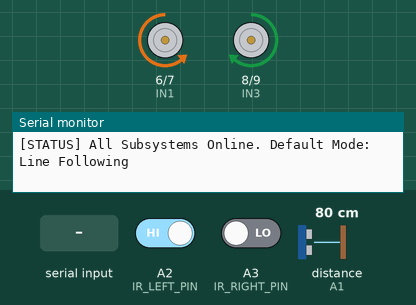
A sketch run on a simulated Arduino Uno, built with avr-gcc and run on an emulated ATmega328P. Shown: motor-driver pin pairs drawn as motors (green arrow = first pin HIGH = forward, orange = second pin HIGH = backward, longer = more drive, scaled by the enable pin), the last lines printed to the serial monitor. The inputs (shaded band) are chosen by the test bench; at power-on: distance to the obstacle (sensor on A1) 80 cm, A2 (IR_LEFT_PIN) HIGH, A3 (IR_RIGHT_PIN) LOW. The echo pulse lasts 58.3 µs per cm.

Above: at 1.3 s.
1.4 s: "2" received over the second serial link
At 2.0 s:
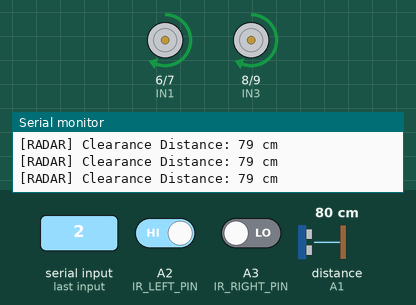
2.9 s: distance to the obstacle (sensor on A1) set to 24 cm
5.9 s: distance to the obstacle (sensor on A1) set to 19 cm
At 6.72 s:
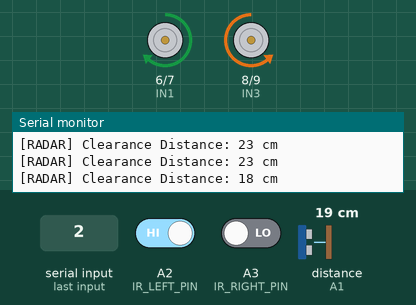
8.9 s: "1" received over the second serial link
10.7 s: A2 (IR_LEFT_PIN) driven LOW
At 11.5 s:
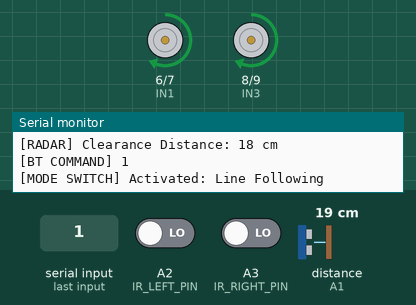
12.2 s: A2 (IR_LEFT_PIN) driven HIGH
At 12.6 s:
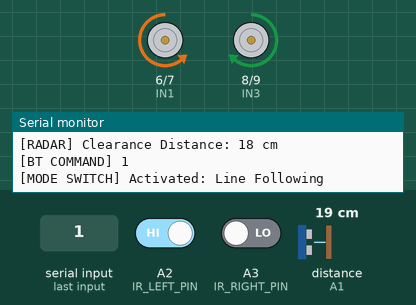
Timing chart, 0 to 14.7 s (numbered marks = the images above; inputs shaded):
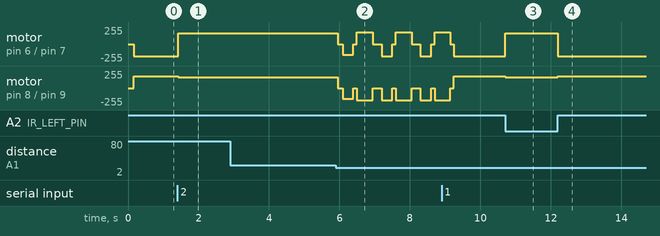

The sketch:

Smart_Car_Firmware.ino
```cpp
// (licence header left out)
#include <SoftwareSerial.h>

// -------------------------------------------------------------------------------------
// 1. PIN DEFINITIONS & HARDWARE MAPPING
// -------------------------------------------------------------------------------------
// L298N Dual H-Bridge Motor Driver
const int ENA = 5;    // Left Motors PWM Speed Control (D5)
const int IN1 = 6;    // Left Motors Forward Direction (D6)
const int IN2 = 7;    // Left Motors Backward Direction (D7)
const int IN3 = 8;    // Right Motors Forward Direction (D8)
const int IN4 = 9;    // Right Motors Backward Direction (D9)
const int ENB = 10;   // Right Motors PWM Speed Control (D10)

// HC-SR04 Ultrasonic Distance Sensor
const int TRIG_PIN = A0;  // Ultrasonic Sonic Burst Trigger (A0)
const int ECHO_PIN = A1;  // Ultrasonic Time-of-Flight Echo (A1)

// Dual TCRT5000 Infrared (IR) Line Tracking Sensors
const int IR_LEFT_PIN  = A2;  // Left Optical Track Sensor (A2)
const int IR_RIGHT_PIN = A3;  // Right Optical Track Sensor (A3)

// HC-05 Bluetooth Wireless Module
// Arduino Pin 2 (RX) -> Connects to HC-05 TX
// Arduino Pin 3 (TX) -> Connects to HC-05 RX (via 1k/2k resistor voltage divider)
SoftwareSerial bluetooth(2, 3); // RX, TX

// -------------------------------------------------------------------------------------
// 2. SYSTEM CONSTANTS & CALIBRATION THRESHOLDS
// -------------------------------------------------------------------------------------
const int BASE_SPEED   = 160;  // Default PWM speed (0 - 255)
const int TURN_SPEED   = 180;  // Turn PWM boost for differential steering
const int SAFE_DISTANCE = 20;  // Obstacle detection threshold (in cm)

// Operational Modes
enum OperatingMode {
  MODE_LINE_FOLLOWING = 1,     // Mode 1: Optical Line Tracking
  MODE_OBSTACLE_AVOIDING = 2,  // Mode 2: Ultrasonic Collision Avoidance
  MODE_BLUETOOTH_MANUAL = 3,   // Mode 3: Wireless Smartphone Teleoperation
  MODE_IDLE = 0                // Mode 0: Standby / Safety Stop
};

OperatingMode currentMode = MODE_LINE_FOLLOWING; // Default startup mode
char btCommand = 'S';                            // Last received Bluetooth character

// -------------------------------------------------------------------------------------
// 3. SETUP & HARDWARE INITIALIZATION
// -------------------------------------------------------------------------------------
void setup() {
  // Initialize Serial Monitor and Bluetooth
  Serial.begin(9600);
  bluetooth.begin(9600);
  Serial.println(F("=================================================="));
  Serial.println(F("[SYSTEM] SMART CAR ROBOTICS FIRMWARE INITIALIZING"));
  Serial.println(F("=================================================="));

  // Configure Motor Driver Pins as Outputs
  pinMode(ENA, OUTPUT);
  pinMode(IN1, OUTPUT);
  pinMode(IN2, OUTPUT);
  pinMode(IN3, OUTPUT);
  pinMode(IN4, OUTPUT);
  pinMode(ENB, OUTPUT);
  stopMotors();

  // Configure Ultrasonic Sensor Pins
  pinMode(TRIG_PIN, OUTPUT);
  pinMode(ECHO_PIN, INPUT);

  // Configure IR Sensor Pins as Digital Inputs
  pinMode(IR_LEFT_PIN, INPUT);
  pinMode(IR_RIGHT_PIN, INPUT);

  Serial.println(F("[STATUS] All Subsystems Online. Default Mode: Line Following"));
}

// -------------------------------------------------------------------------------------
// 4. MAIN EXECUTIVE LOOP
// -------------------------------------------------------------------------------------
void loop() {
  // Check for incoming Bluetooth wireless commands
  checkBluetoothInput();

  // Execute operational logic depending on current active mode
  switch (currentMode) {
    case MODE_LINE_FOLLOWING:
      executeLineFollowing();
      break;

    case MODE_OBSTACLE_AVOIDING:
      executeObstacleAvoidance();
      break;

    case MODE_BLUETOOTH_MANUAL:
      executeBluetoothManual();
      break;

    case MODE_IDLE:
    default:
      stopMotors();
      break;
  }
}

// -------------------------------------------------------------------------------------
// 5. MODE 1: OPTICAL LINE FOLLOWING ALGORITHM
// -------------------------------------------------------------------------------------
void executeLineFollowing() {
  // Read IR reflectance (0 = White Surface, 1 = Black Line detected)
  int leftIR  = digitalRead(IR_LEFT_PIN);
  int rightIR = digitalRead(IR_RIGHT_PIN);

  // Case 1: Both sensors on white surface -> Move Straight Forward
  if (leftIR == 0 && rightIR == 0) {
    moveForward(BASE_SPEED, BASE_SPEED);
  }
  // Case 2: Left sensor detects line -> Turn Left to re-align
  else if (leftIR == 1 && rightIR == 0) {
    turnLeft(TURN_SPEED, TURN_SPEED);
  }
  // Case 3: Right sensor detects line -> Turn Right to re-align
  else if (leftIR == 0 && rightIR == 1) {
    turnRight(TURN_SPEED, TURN_SPEED);
  }
  // Case 4: Both sensors detect black line (Intersection or Stop line)
  else if (leftIR == 1 && rightIR == 1) {
    stopMotors();
  }
}

// -------------------------------------------------------------------------------------
// 6. MODE 2: ULTRASONIC OBSTACLE AVOIDANCE ALGORITHM
// -------------------------------------------------------------------------------------
void executeObstacleAvoidance() {
  long distanceCm = getUltrasonicDistance();

  // Print telemetry to Serial
  Serial.print(F("[RADAR] Clearance Distance: "));
  Serial.print(distanceCm);
  Serial.println(F(" cm"));

  if (distanceCm > SAFE_DISTANCE) {
    // Path is clear: Continue moving forward
    moveForward(BASE_SPEED, BASE_SPEED);
  } else {
    // Obstacle detected within 20cm!
    stopMotors();
    delay(150);

    // Step 1: Reverse briefly for turning clearance
    moveBackward(150, 150);
    delay(300);
    stopMotors();
    delay(100);

    // Step 2: Pivot turn right to avoid collision
    turnRight(TURN_SPEED, TURN_SPEED);
    delay(450);
    stopMotors();
    delay(100);
  }
}

// -------------------------------------------------------------------------------------
// 7. MODE 3: WIRELESS BLUETOOTH MANUAL TELEOPERATION
// -------------------------------------------------------------------------------------
void checkBluetoothInput() {
  if (bluetooth.available()) {
    btCommand = bluetooth.read();
    Serial.print(F("[BT COMMAND] "));
    Serial.println(btCommand);

    // Mode selection characters:
    // '1' -> Line Following Mode
    // '2' -> Obstacle Avoidance Mode
    // '3' -> Manual Teleoperation Mode
    // '0' -> Emergency Stop / Idle
    if (btCommand == '1') {
      currentMode = MODE_LINE_FOLLOWING;
      Serial.println(F("[MODE SWITCH] Activated: Line Following"));
    } else if (btCommand == '2') {
      currentMode = MODE_OBSTACLE_AVOIDING;
      Serial.println(F("[MODE SWITCH] Activated: Obstacle Avoidance"));
    } else if (btCommand == '3') {
      currentMode = MODE_BLUETOOTH_MANUAL;
      Serial.println(F("[MODE SWITCH] Activated: Bluetooth Manual Drive"));
    } else if (btCommand == '0') {
      currentMode = MODE_IDLE;
      stopMotors();
      Serial.println(F("[MODE SWITCH] Standby Mode"));
    }
  }
}

void executeBluetoothManual() {
  // Directional controls from smartphone app:
  // 'F' -> Forward, 'B' -> Backward, 'L' -> Left, 'R' -> Right, 'S' -> Stop
  switch (btCommand) {
    case 'F': moveForward(BASE_SPEED, BASE_SPEED); break;
    case 'B': moveBackward(BASE_SPEED, BASE_SPEED); break;
    case 'L': turnLeft(TURN_SPEED, TURN_SPEED); break;
    case 'R': turnRight(TURN_SPEED, TURN_SPEED); break;
    case 'S':
    default:
      stopMotors();
      break;
  }
}

// -------------------------------------------------------------------------------------
// 8. ULTRASONIC DISTANCE MEASUREMENT ROUTINE
// -------------------------------------------------------------------------------------
long getUltrasonicDistance() {
  // Clear trigger pin
  digitalWrite(TRIG_PIN, LOW);
  delayMicroseconds(2);

  // Send 10 microsecond HIGH pulse
  digitalWrite(TRIG_PIN, HIGH);
  delayMicroseconds(10);
  digitalWrite(TRIG_PIN, LOW);

  // Measure round-trip echo pulse duration (timeout = 25000 µs ~ 4 meters)
  long duration = pulseIn(ECHO_PIN, HIGH, 25000);

  // If timeout occurred, return safe high value
  if (duration == 0) return 400;

  // Sound speed = 340 m/s = 0.034 cm/µs; Distance = (Duration * 0.034) / 2
  long distanceCm = duration * 0.034 / 2;
  return distanceCm;
}

// -------------------------------------------------------------------------------------
// 9. MOTOR DRIVER PRIMITIVE ROUTINES
// -------------------------------------------------------------------------------------
void moveForward(int leftSpeed, int rightSpeed) {
  analogWrite(ENA, leftSpeed);
  analogWrite(ENB, rightSpeed);
  digitalWrite(IN1, HIGH);
  digitalWrite(IN2, LOW);
  digitalWrite(IN3, HIGH);
  digitalWrite(IN4, LOW);
}

void moveBackward(int leftSpeed, int rightSpeed) {
  analogWrite(ENA, leftSpeed);
  analogWrite(ENB, rightSpeed);
  digitalWrite(IN1, LOW);
  digitalWrite(IN2, HIGH);
  digitalWrite(IN3, LOW);
  digitalWrite(IN4, HIGH);
}

void turnLeft(int leftSpeed, int rightSpeed) {
  analogWrite(ENA, leftSpeed);
  analogWrite(ENB, rightSpeed);
  digitalWrite(IN1, LOW);
  digitalWrite(IN2, HIGH);
  digitalWrite(IN3, HIGH);
  digitalWrite(IN4, LOW);
}

void turnRight(int leftSpeed, int rightSpeed) {
  analogWrite(ENA, leftSpeed);
  analogWrite(ENB, rightSpeed);
  digitalWrite(IN1, HIGH);
  digitalWrite(IN2, LOW);
  digitalWrite(IN3, LOW);
  digitalWrite(IN4, HIGH);
}

void stopMotors() {
  analogWrite(ENA, 0);
  analogWrite(ENB, 0);
  digitalWrite(IN1, LOW);
  digitalWrite(IN2, LOW);
  digitalWrite(IN3, LOW);
  digitalWrite(IN4, LOW);
}
```

Measured:
- the behaviour switches between 22 and 21 cm on distance to the obstacle (sensor on A1) (found by bisection; images 1 and 2)
- after the input at 1.4 s, motor on pin 6 (IN1) / pin 7 (IN2): backward 180/255 → forward 160/255 at once; motor on pin 8 (IN3) / pin 9 (IN4): forward 180/255 → forward 160/255 at once
- after the input at 10.7 s, motor on pin 6 (IN1) / pin 7 (IN2): backward 180/255 → forward 160/255 at once; motor on pin 8 (IN3) / pin 9 (IN4): forward 180/255 → forward 160/255 at once
- after the input at 12.2 s, motor on pin 6 (IN1) / pin 7 (IN2): forward 160/255 → backward 180/255 at once; motor on pin 8 (IN3) / pin 9 (IN4): forward 160/255 → forward 180/255 at once
